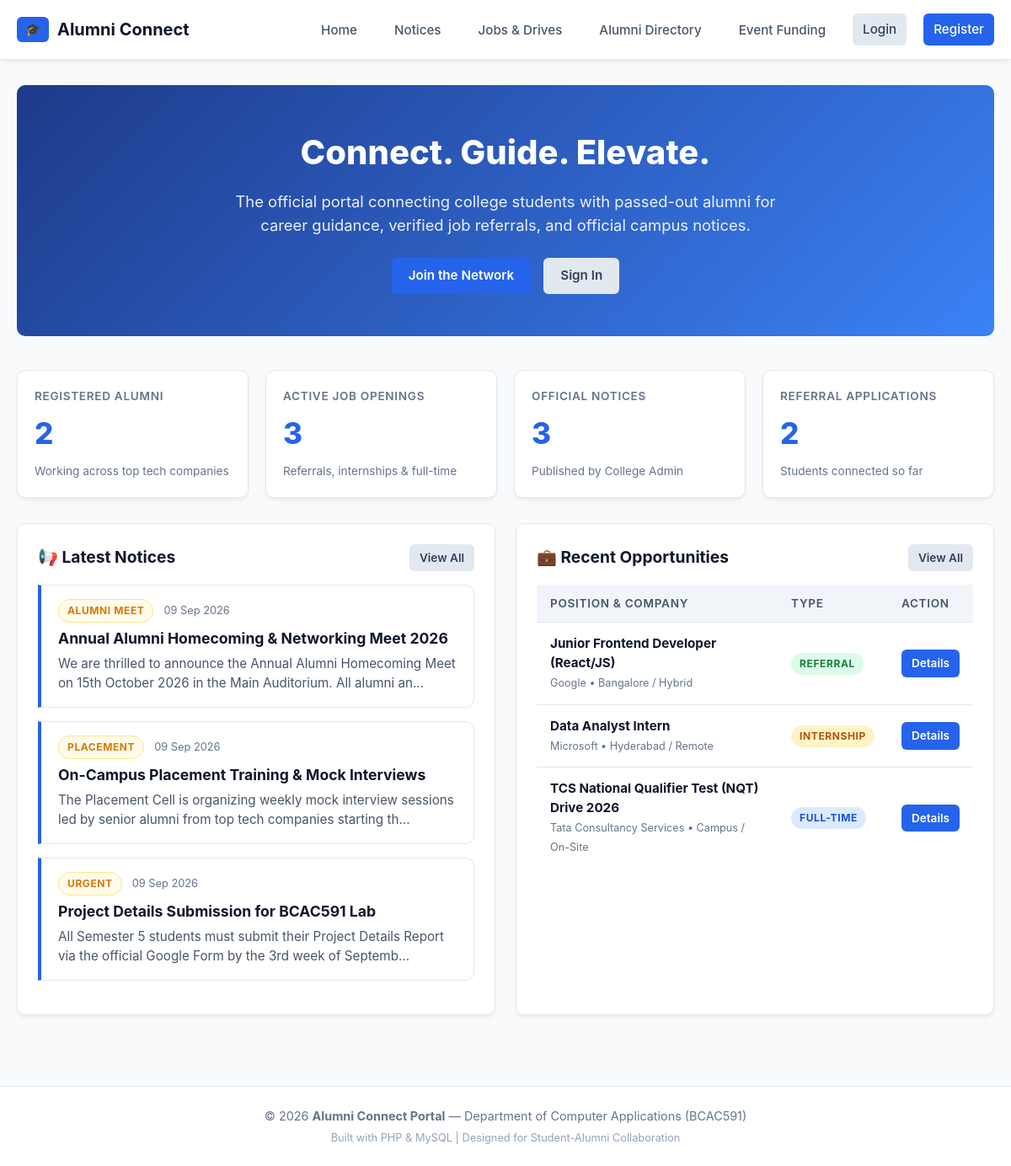
The page / on the database its author committed.
### tables this page shows
CREATE TABLE `notices` (
    `id` INT AUTO_INCREMENT PRIMARY KEY,
    `admin_id` INT NOT NULL,
    `title` VARCHAR(200) NOT NULL,
    `category` ENUM('General', 'Placement', 'Alumni Meet', 'Urgent') DEFAULT 'General',
    `content` TEXT NOT NULL,
    `created_at` TIMESTAMP DEFAULT CURRENT_TIMESTAMP,
    CONSTRAINT `fk_notices_admin` FOREIGN KEY (`admin_id`) REFERENCES `users` (`id`) ON DELETE CASCADE
);

CREATE TABLE `jobs` (
    `id` INT AUTO_INCREMENT PRIMARY KEY,
    `posted_by` INT NOT NULL,
    `title` VARCHAR(150) NOT NULL,
    `company` VARCHAR(100) NOT NULL,
    `location` VARCHAR(100) NOT NULL,
    `job_type` ENUM('Full-Time', 'Part-Time', 'Internship', 'Referral') NOT NULL DEFAULT 'Full-Time',
    `salary` VARCHAR(50) NULL,
    `description` TEXT NOT NULL,
    `deadline` DATE NOT NULL,
    `created_at` TIMESTAMP DEFAULT CURRENT_TIMESTAMP,
    CONSTRAINT `fk_jobs_posted_by` FOREIGN KEY (`posted_by`) REFERENCES `users` (`id`) ON DELETE CASCADE
);

### includes/functions.php (called while the page is built, shortened)
<?php
function e($string) {
    return htmlspecialchars((string)$string, ENT_QUOTES, 'UTF-8');
}
function base_url($path = '') {
    $base = '/Clg%20Project/Alumni-Connect-Portal';
    return $base . '/' . ltrim($path, '/');
}
function is_logged_in() {
    return isset($_SESSION['user_id']) && !empty($_SESSION['user_id']);
}
function format_date($date_str) {
    $timestamp = strtotime($date_str);
    return date('d M Y', $timestamp);
}

### index.php (the view, shortened to what this page needs)
<?php
require_once __DIR__ . '/config/db.php';
require_once __DIR__ . '/includes/header.php';
try {
    $alumni_count = $pdo->query("SELECT COUNT(*) FROM users WHERE role = 'alumni' AND status = 'active'")->fetchColumn();
    $jobs_count = $pdo->query("SELECT COUNT(*) FROM jobs")->fetchColumn();
    $notices_count = $pdo->query("SELECT COUNT(*) FROM notices")->fetchColumn();
    $apps_count = $pdo->query("SELECT COUNT(*) FROM applications")->fetchColumn();
    $notices_stmt = $pdo->query("SELECT * FROM notices ORDER BY created_at DESC LIMIT 3");
    $recent_notices = $notices_stmt->fetchAll();
    $jobs_stmt = $pdo->query("SELECT j.*, u.name as posted_by_name FROM jobs j JOIN users u ON j.posted_by = u.id ORDER BY j.created_at DESC LIMIT 3");
    $recent_jobs = $jobs_stmt->fetchAll();
} catch (PDOException $e) {
    $alumni_count = $jobs_count = $notices_count = $apps_count = 0;
    $recent_notices = [];
    $recent_jobs = [];
}
?>
<section class="hero">
    <h1>Connect. Guide. Elevate.</h1>
    <p>The official portal connecting college students with passed-out alumni for career guidance, verified job referrals, and official campus notices.</p>
    <div class="hero-actions">
        <?php if (!is_logged_in()): ?>
            <a href="<?= base_url('register.php') ?>" class="btn btn-primary">Join the Network</a>
            <a href="<?= base_url('login.php') ?>" class="btn btn-secondary">Sign In</a>
        <?php else: ?>
            <a href="<?= base_url('jobs/job-list.php') ?>" class="btn btn-primary">Explore Jobs</a>
            <a href="<?= base_url('alumni-list.php') ?>" class="btn btn-secondary">Browse Alumni</a>
        <?php endif; ?>
    </div>
</section>
<div class="stats-grid">
    <div class="stat-card">
        <div class="stat-label">Registered Alumni</div>
        <div class="stat-number"><?= e($alumni_count) ?></div>
        <div class="stat-desc">Working across top tech companies</div>
    </div>
    <div class="stat-card">
        <div class="stat-label">Active Job Openings</div>
        <div class="stat-number"><?= e($jobs_count) ?></div>
        <div class="stat-desc">Referrals, internships & full-time</div>
    </div>
    <div class="stat-card">
        <div class="stat-label">Official Notices</div>
        <div class="stat-number"><?= e($notices_count) ?></div>
        <div class="stat-desc">Published by College Admin</div>
    </div>
    <div class="stat-card">
        <div class="stat-label">Referral Applications</div>
        <div class="stat-number"><?= e($apps_count) ?></div>
        <div class="stat-desc">Students connected so far</div>
    </div>
</div>
<div style="display: grid; grid-template-columns: repeat(auto-fit, minmax(320px, 1fr)); gap: 24px; margin-top: 20px;">
    <div class="card">
        <div class="page-header" style="margin-bottom: 16px;">
            <h2 class="card-title" style="margin-bottom: 0;">📢 Latest Notices</h2>
            <a href="<?= base_url('notices.php') ?>" class="btn btn-sm btn-secondary">View All</a>
        </div>
        <?php if (empty($recent_notices)): ?>
            <p style="color: var(--text-muted);">No announcements published yet.</p>
        <?php else: ?>
            <?php foreach ($recent_notices as $notice): ?>
                <div class="notice-card">
                    <div class="notice-meta">
                        <span class="badge badge-pending"><?= e($notice['category']) ?></span>
                        <span><?= format_date($notice['created_at']) ?></span>
                    </div>
                    <div class="notice-title"><?= e($notice['title']) ?></div>
                    <div class="notice-content"><?= e(substr($notice['content'], 0, 120)) ?>...</div>
                </div>
            <?php endforeach; ?>
        <?php endif; ?>
    </div>
    <div class="card">
        <div class="page-header" style="margin-bottom: 16px;">
            <h2 class="card-title" style="margin-bottom: 0;">💼 Recent Opportunities</h2>
            <a href="<?= base_url('jobs/job-list.php') ?>" class="btn btn-sm btn-secondary">View All</a>
        </div>
        <?php if (empty($recent_jobs)): ?>
            <p style="color: var(--text-muted);">No job listings posted yet.</p>
        <?php else: ?>
            <div class="table-responsive">
                <table class="table">
                    <thead>
                        <tr>
                            <th>Position & Company</th>
                            <th>Type</th>
                            <th>Action</th>
                        </tr>
                    </thead>
                    <tbody>
                        <?php foreach ($recent_jobs as $job): ?>
                            <tr>
                                <td>
                                    <strong><?= e($job['title']) ?></strong><br>
                                    <small style="color: var(--text-muted);"><?= e($job['company']) ?> &bull; <?= e($job['location']) ?></small>
                                </td>
                                <td>
                                    <?php
                                        $type_class = ($job['job_type'] === 'Referral') ? 'badge-referral' : (($job['job_type'] === 'Internship') ? 'badge-internship' : 'badge-fulltime');
                                    ?>
                                    <span class="badge <?= $type_class ?>"><?= e($job['job_type']) ?></span>
                                </td>
                                <td>
                                    <a href="<?= base_url('jobs/job-view.php?id=' . $job['id']) ?>" class="btn btn-sm btn-primary">Details</a>
                                </td>
                            </tr>
                        <?php endforeach; ?>
                    </tbody>
                </table>
            </div>
        <?php endif; ?>
    </div>
</div>
<?php require_once __DIR__ . '/includes/footer.php'; ?>

### includes/header.php (shortened to what this page needs)
<?php
require_once __DIR__ . '/functions.php';
$user = current_user();
?>
<!DOCTYPE html>
<html lang="en">
<head>
    <link rel="stylesheet" href="<?= base_url('assets/css/style.css') ?>">
</head>
<body>
    <header class="navbar">
        <div class="nav-container">
            <a href="<?= base_url('index.php') ?>" class="nav-brand">
                <span class="logo-badge">🎓</span>
                <span>Alumni Connect</span>
            </a>
            <nav>
                <ul class="nav-menu">
                    <li><a href="<?= base_url('index.php') ?>">Home</a></li>
                    <li><a href="<?= base_url('notices.php') ?>">Notices</a></li>
                    <li><a href="<?= base_url('jobs/job-list.php') ?>">Jobs & Drives</a></li>
                    <li><a href="<?= base_url('alumni-list.php') ?>">Alumni Directory</a></li>
                    <li><a href="<?= base_url('event-contribute.php') ?>">Event Funding</a></li>
                    <?php if (is_logged_in()): ?>
                        <?php if ($user['role'] === 'student'): ?>
                            <li><a href="<?= base_url('student-dashboard.php') ?>">My Dashboard</a></li>
                            <li><a href="<?= base_url('my-applications.php') ?>">Applications</a></li>
                        <?php elseif ($user['role'] === 'alumni'): ?>
                            <li><a href="<?= base_url('alumni-dashboard.php') ?>">Alumni Dashboard</a></li>
                            <li><a href="<?= base_url('jobs/job-add.php') ?>">+ Post Job</a></li>
                        <?php elseif ($user['role'] === 'admin'): ?>
                            <li><a href="<?= base_url('admin/dashboard.php') ?>">Admin Panel</a></li>
                            <li><a href="<?= base_url('admin/promote.php') ?>">Promote Student</a></li>
                        <?php endif; ?>
                        <li class="nav-user">
                            <span class="nav-role-badge"><?= e($user['role']) ?></span>
                            <a href="<?= base_url('profile.php') ?>" title="View Profile"><?= e($user['name']) ?></a>
                            <a href="<?= base_url('logout.php') ?>" class="btn btn-sm btn-secondary">Logout</a>
                        </li>
                    <?php else: ?>
                        <li><a href="<?= base_url('login.php') ?>" class="btn btn-sm btn-secondary">Login</a></li>
                        <li><a href="<?= base_url('register.php') ?>" class="btn btn-sm btn-primary">Register</a></li>
                    <?php endif; ?>
                </ul>
            </nav>
        </div>
    </header>
    <main class="main-content">

### includes/footer.php
    </main>
    <footer>
        <div class="footer-content">
            <p>&copy; <?= date('Y') ?> <strong>Alumni Connect Portal</strong> — Department of Computer Applications (BCAC591)</p>
            <p style="margin-top: 5px; font-size: 0.8rem; color: #94a3b8;">Built with PHP & MySQL | Designed for Student-Alumni Collaboration</p>
        </div>
    </footer>
</body>
</html>

### rows shown on the page
notices: category "ALUMNI MEET", created_at "09 Sep 2026", title "Annual Alumni Homecoming & Networking Meet 2026", content "We are thrilled to announce the Annual Alumni Homecoming Meet on 15th October 2026 in the Main Auditorium. All alumni an"
notices: category "PLACEMENT", created_at "09 Sep 2026", title "On-Campus Placement Training & Mock Interviews", content "The Placement Cell is organizing weekly mock interview sessions led by senior alumni from top tech companies starting th"
notices: category "URGENT", created_at "09 Sep 2026", title "Project Details Submission for BCAC591 Lab", content "All Semester 5 students must submit their Project Details Report via the official Google Form by the 3rd week of Septemb"
jobs: title "Junior Frontend Developer (React/JS)", company "Google", location "Bangalore / Hybrid", job_type "REFERRAL"
jobs: title "Data Analyst Intern", company "Microsoft", location "Hyderabad / Remote", job_type "INTERNSHIP"
jobs: title "TCS National Qualifier Test (NQT) Drive 2026", company "Tata Consultancy Services", location "Campus / On-Site", job_type "FULL-TIME"

### other values the page prints
$alumni_count "2"
$jobs_count "3"
$notices_count "3"
$apps_count "2"
